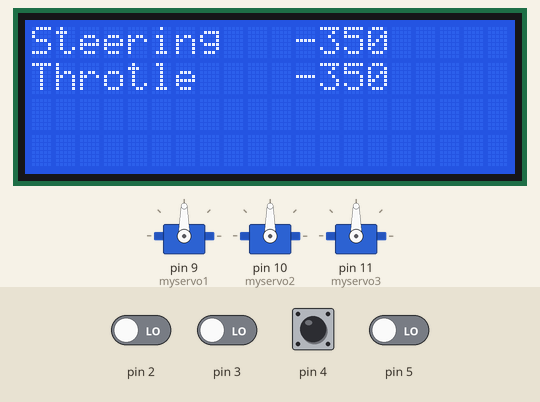
This sketch was run on a simulated Arduino Uno, built with avr-gcc and run on an emulated ATmega328P. Parts: 3 × servo, 20×4 character LCD. The test bench sets the inputs (shaded band); at power-on: pin 2–5 LOW. What the sketch prints to the serial monitor is not drawn.

Above: at 3.3 s.
3.4 s: pin 4 pulsed HIGH 5 times (0.12 s each, 0.3 s apart)
At 7.2 s:
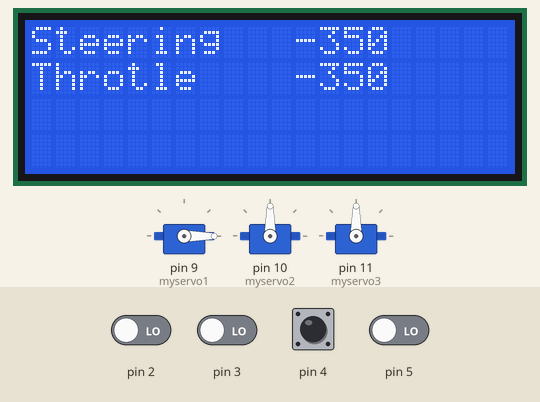
At 8.7 s:
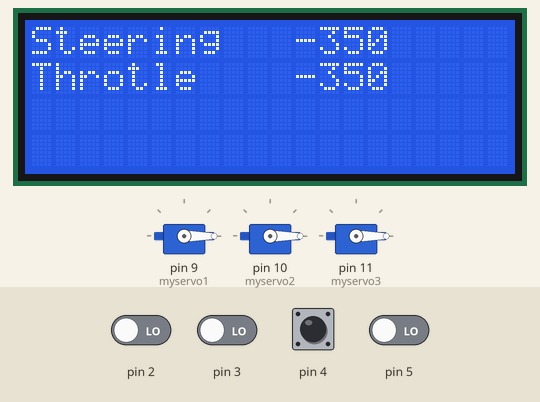
Timing chart, 0 to 10.2 s (numbered marks = the images above; inputs shaded):
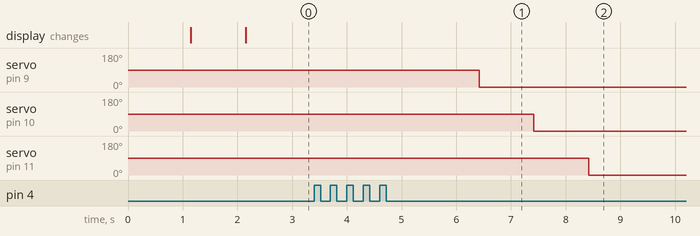

The sketch:

main.ino
```cpp
#include <Servo.h>
#include <Wire.h>
#include <LiquidCrystal_I2C.h>

LiquidCrystal_I2C lcd(0x27,20,4);
Servo myservo1;
Servo myservo2;
Servo myservo3;

void setup() {
  Serial.begin(115200);
  pinMode(2,INPUT);
  pinMode(3,INPUT);
  pinMode(4,INPUT);
  pinMode(5,INPUT);
  myservo1.attach(9);
  myservo2.attach(10);
  myservo3.attach(11);
  lcd.init();
  lcd.init();
  lcd.backlight();
  lcd.setCursor(0,0);
  lcd.print("Steering");
  lcd.setCursor(11,0);
  lcd.print(map(pulseIn(2,HIGH),1100,1900,0,255));
  lcd.setCursor(0,1);
  lcd.print("Throtle");
  lcd.setCursor(11,1);
  lcd.print(map(pulseIn(3,HIGH),1100,1900,0,255));
}
void loop() {
  Serial.print("CH1=");
  Serial.print(map(pulseIn(2,HIGH),1100,1900,0,255));
  Serial.print(",CH2=");
  Serial.print(map(pulseIn(3,HIGH),1100,1900,0,255));
  Serial.print(",CH3=");
  Serial.print(map(pulseIn(4,HIGH),1100,1900,0,255));
  Serial.print(",CH4=");
  Serial.print(map(pulseIn(5,HIGH),1100,1900,0,255));
  ;Serial.print("\n");
   myservo1.write(map(pulseIn(2,HIGH),1100,1900,0,255));
   myservo2.write(map(pulseIn(3,HIGH),1100,1900,0,255)-125);
   myservo3.write(map(pulseIn(4,HIGH),1100,1900,0,255));
   lcd.setCursor(11,0);
   lcd.print(map(pulseIn(2,HIGH),1100,1900,0,255));
   lcd.setCursor(11,1);
   lcd.print(map(pulseIn(3,HIGH),1100,1900,0,255));
   delay(10);
}
```

Measured:
- after the input at 3.4 s, servo on pin 9 (myservo1): 90° → 0° after 3.0 s instead of 3.8 s; servo on pin 10 (myservo2): 90° → 0° after 4.0 s instead of 4.8 s; servo on pin 11 (myservo3): 90° → 0° after 5.0 s instead of 5.8 s
